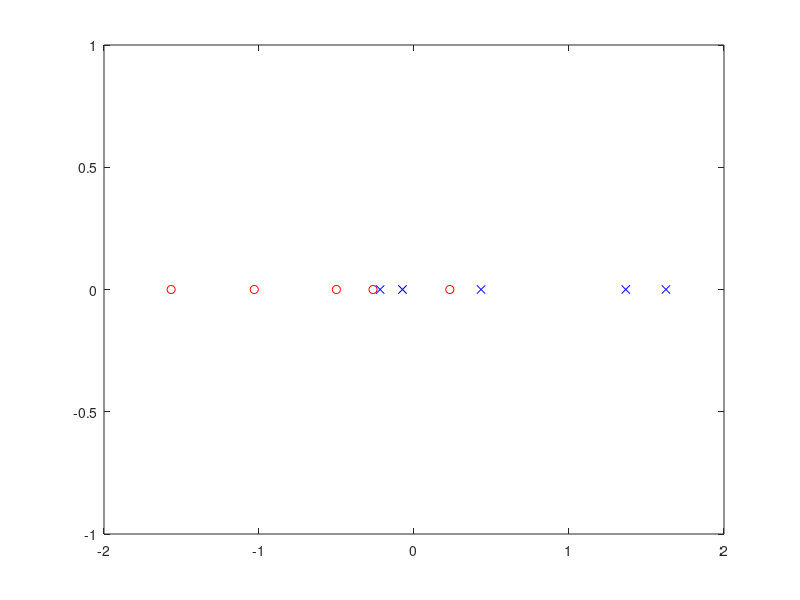

Reproduce this figure in MATLAB.
clear vars;
close all;

c1 = [-2, 1; -5, -4; -3, 1; 0,3;-8,11];
c2 = [-2,5;1,0;5,-1;-1,-3;6,1];
attached = vertcat(c1,c2);

means = zeros(1,2);
means1 = zeros(1,2);
means2 = zeros(1,2);

stds = zeros(1,2);
stds1 = zeros(1,2);
stds2 = zeros(1,2);

for c = 1:2
    means(c) = mean(double(attached(:,c)));
    
    stds(c) = std(double(attached(:,c)));
end



x1 = c1;
x2 = c2;

meanArray1 = repmat(means, size(c1,1), 1);
stdArray1 = repmat(stds, size(c1,1), 1);

meanArray2 = repmat(means, size(c2,1), 1);
stdArray2 = repmat(stds, size(c2,1), 1);

meanArray = repmat(means, size(attached,1),1);
stdArray = repmat(stds,size(attached,1),1);

x1 = x1 - double(meanArray1);
x1 = x1 ./ stdArray1;

x2 = x2 - double(meanArray2);
x2 = x2 ./ stdArray2;

att = attached;

att = att - double(meanArray);
att = att ./ stdArray;

disp(attached);
disp(att);


xmeans1 = zeros(1,2);
xmeans2 = zeros(1,2);

for c = 1:2
    xmeans1(c) = mean(double(x1(:,c)));
    xmeans2(c) = mean(double(x2(:,c)));
end

disp(xmeans1 - xmeans2);

SB = (xmeans1 - xmeans2).' * (xmeans1 - xmeans2);
disp(SB);

disp(x2);
disp(xmeans2);

y1 = x1;
y2 = x2;

for c = 1:2
    means1(c) = mean(double(x1(:,c)));
    means2(c) = mean(double(x2(:,c)));
    
    stds1(c) = std(double(x1(:,c)));
    stds2(c) = std(double(x2(:,c)));
end

meanArray1 = repmat(means1, size(c1,1), 1);
stdArray1 = repmat(stds1, size(c1,1), 1);

meanArray2 = repmat(means2, size(c2,1), 1);
stdArray2 = repmat(stds2, size(c2,1), 1);

y1 = y1 - double(meanArray1);
y1 = y1 ./ stdArray1;

y2 = y2 - double(meanArray2);
y2 = y2 ./ stdArray2;


s1 =4 * cov(x1);
s2 =4* cov(x2);

S = s1 + s2;

SI = inv(S);

[eigenVectors,eigenValues] = eig(S\SB);

disp(eigenValues);
disp(eigenVectors);

final = att*eigenVectors(:,1);

disp(final);

d1 = x1*eigenVectors(:,1);
d2 = x2*eigenVectors(:,1);

disp(d1);
plot(d1,0,'or');
hold on;
plot(d2,0,'xb');
